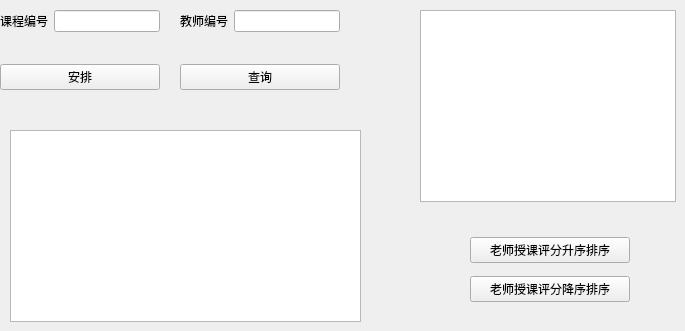
          <widget class="QWidget" name="tab_32">
           <attribute name="title">
            <string>安排教师授课</string>
           </attribute>
           <widget class="QTextBrowser" name="shoukepingfen">
            <property name="geometry">
             <rect>
              <x>420</x>
              <y>10</y>
              <width>256</width>
              <height>192</height>
             </rect>
            </property>
           </widget>
           <widget class="QWidget" name="verticalLayoutWidget_9">
            <property name="geometry">
             <rect>
              <x>470</x>
              <y>230</y>
              <width>160</width>
              <height>80</height>
             </rect>
            </property>
            <layout class="QVBoxLayout" name="verticalLayout_9">
             <item>
              <widget class="QPushButton" name="pushButton_60">
               <property name="text">
                <string>老师授课评分升序排序</string>
               </property>
              </widget>
             </item>
             <item>
              <widget class="QPushButton" name="pushButton_61">
               <property name="text">
                <string>老师授课评分降序排序</string>
               </property>
              </widget>
             </item>
            </layout>
           </widget>
           <widget class="QWidget" name="verticalLayoutWidget_10">
            <property name="geometry">
             <rect>
              <x>0</x>
              <y>10</y>
              <width>160</width>
              <height>80</height>
             </rect>
            </property>
            <layout class="QVBoxLayout" name="verticalLayout_10">
             <item>
              <layout class="QFormLayout" name="formLayout_27">
               <item row="0" column="0">
                <widget class="QLabel" name="label_100">
                 <property name="text">
                  <string>课程编号</string>
                 </property>
                </widget>
               </item>
               <item row="0" column="1">
                <widget class="QLineEdit" name="kechengbianhao_2"/>
               </item>
              </layout>
             </item>
             <item>
              <widget class="QPushButton" name="pushButton_62">
               <property name="text">
                <string>安排</string>
               </property>
              </widget>
             </item>
            </layout>
           </widget>
           <widget class="QWidget" name="verticalLayoutWidget_11">
            <property name="geometry">
             <rect>
              <x>180</x>
              <y>10</y>
              <width>160</width>
              <height>80</height>
             </rect>
            </property>
            <layout class="QVBoxLayout" name="verticalLayout_11">
             <item>
              <layout class="QFormLayout" name="formLayout_28">
               <item row="0" column="0">
                <widget class="QLabel" name="label_101">
                 <property name="text">
                  <string>教师编号</string>
                 </property>
                </widget>
               </item>
               <item row="0" column="1">
                <widget class="QLineEdit" name="jiaoshibianhao"/>
               </item>
              </layout>
             </item>
             <item>
              <widget class="QPushButton" name="pushButton_63">
               <property name="text">
                <string>查询</string>
               </property>
              </widget>
             </item>
            </layout>
           </widget>
           <widget class="QTextBrowser" name="aptea">
            <property name="geometry">
             <rect>
              <x>10</x>
              <y>130</y>
              <width>351</width>
              <height>192</height>
             </rect>
            </property>
           </widget>
          </widget>
